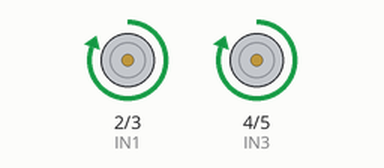
This sketch was run on a simulated Arduino Uno, built with avr-gcc and run on an emulated ATmega328P. Parts: motor-driver pin pairs drawn as motors (green arrow = first pin HIGH = forward, orange = second pin HIGH = backward, longer = more drive, scaled by the enable pin).

Above: at 0.7 s.
At 1.7 s:
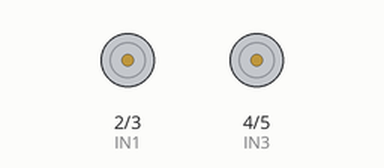
At 2.7 s:
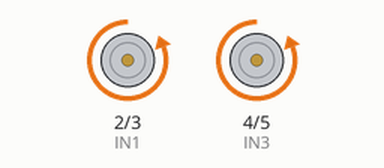
Timing chart, 0 to 5.2 s (numbered marks = the images above):
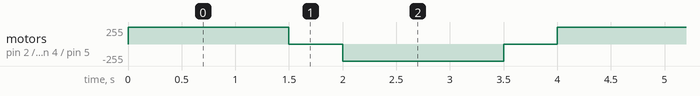

Measured:
- by itself, motor on pin 2 (IN1) / pin 3 (IN2), motor on pin 4 (IN3) / pin 5 (IN4): repeats every 4.0 s: stopped 0.50 s, backward 255/255 1.5 s, stopped 0.50 s, forward 255/255 1.5 s

The sketch:

robot_car1.ino
```cpp
// Motor driver pin mapping
const int EN1 = 9;   // L293D pin 1 (Motor 1 enable)
const int EN2 = 10;  // L293D pin 9 (Motor 2 enable)
const int IN1 = 2;   // L293D pin 2
const int IN2 = 3;   // L293D pin 7
const int IN3 = 4;   // L293D pin 10
const int IN4 = 5;   // L293D pin 15

void setup() {
  // Set all pins as outputs
  pinMode(EN1, OUTPUT);
  pinMode(EN2, OUTPUT);
  pinMode(IN1, OUTPUT);
  pinMode(IN2, OUTPUT);
  pinMode(IN3, OUTPUT);
  pinMode(IN4, OUTPUT);

  // Enable both motors at full speed
  digitalWrite(EN1, HIGH);
  digitalWrite(EN2, HIGH);
}

void loop() {
  // FORWARD
  digitalWrite(IN1, HIGH);
  digitalWrite(IN2, LOW);
  digitalWrite(IN3, HIGH);
  digitalWrite(IN4, LOW);
  delay(1500);

  // STOP
  digitalWrite(IN1, LOW);
  digitalWrite(IN2, LOW);
  digitalWrite(IN3, LOW);
  digitalWrite(IN4, LOW);
  delay(500);

  // REVERSE
  digitalWrite(IN1, LOW);
  digitalWrite(IN2, HIGH);
  digitalWrite(IN3, LOW);
  digitalWrite(IN4, HIGH);
  delay(1500);

  // STOP
  digitalWrite(IN1, LOW);
  digitalWrite(IN2, LOW);
  digitalWrite(IN3, LOW);
  digitalWrite(IN4, LOW);
  delay(500);
}
```
